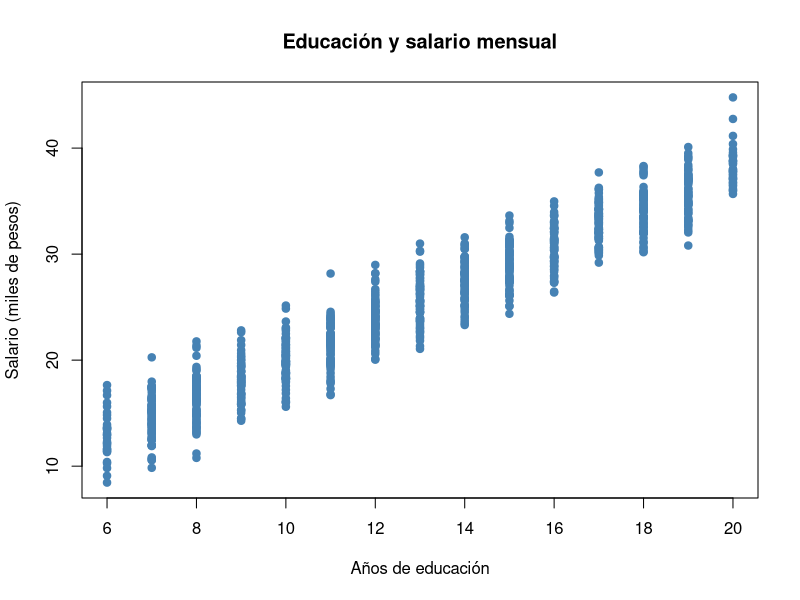

The R source for this figure:
## ---- chunk 1
knitr::opts_chunk$set(echo = TRUE, warnings = FALSE, messages = FALSE, comment = "##")
## ---- chunk 2
# a)
sqrt(225) + 3^4   # 15 + 81 = 96

# b)
1000 %% 7         # 6

# c)
exp(2)            # 7.389
## ---- chunk 3
pib_nominal <- 29700   # miles de millones de pesos corrientes
deflactor   <- 148.3   # índice de precios base 2013 = 100

pib_real <- pib_nominal / (deflactor / 100)
pib_real
## ---- chunk 4
10 == 10            # TRUE  — 10 es igual a 10
10 != 10            # FALSE — 10 sí es igual a 10, así que "distinto" es falso
(5 > 3) & (8 < 5)  # FALSE — 8 < 5 es FALSE, y & requiere que ambas sean TRUE
(5 > 3) | (8 < 5)  # TRUE  — 5 > 3 es TRUE, con | basta una
!(3 > 1)            # FALSE — 3 > 1 es TRUE, la negación lo invierte
## ---- chunk 5
a <- 19500.75
b <- "tasa de desempleo"
c <- FALSE
d <- "2.8"

class(a)   # numeric
class(b)   # character
class(c)   # logical
class(d)   # character — las comillas definen el tipo, no el contenido
## ---- chunk 6
set.seed(42)
paises <- c("México", "Brasil", "Argentina", "Colombia", "Chile", "Perú",
            "Venezuela", "Ecuador", "Bolivia", "Paraguay", "Uruguay",
            "Costa Rica", "Panamá", "Guatemala", "Honduras", "El Salvador",
            "Nicaragua", "Cuba", "República Dominicana", "Jamaica")

desempleo <- round(runif(n = 20, min = 2.0, max = 15.0), 1)

# a) Promedio
mean(desempleo)

# b) Cuántos países superan el promedio
sum(desempleo > mean(desempleo))

# c) Países con desempleo menor a 7%
paises[desempleo < 7]

# d) Vector lógico
alto_desempleo <- desempleo > 10
alto_desempleo
## ---- chunk 7
set.seed(7)
n <- 30

paises_macro <- c("México", "Brasil", "Argentina", "Colombia", "Chile", "Perú",
                  "Venezuela", "Ecuador", "Bolivia", "Paraguay", "Uruguay",
                  "Costa Rica", "Panamá", "Guatemala", "Honduras", "El Salvador",
                  "Nicaragua", "Cuba", "Rep. Dominicana", "Jamaica",
                  "Trinidad y Tobago", "Bahamas", "Haití", "Belice", "Guyana",
                  "Surinam", "Barbados", "Santa Lucía", "Granada", "Dominica")

macro <- data.frame(
  pais      = paises_macro,
  pib       = round(runif(n, min = 50,  max = 2500), 1),
  inflacion = round(runif(n, min = 1.5, max = 50.0), 1),
  desempleo = round(runif(n, min = 2.0, max = 18.0), 1)
)

# a) Resumen estadístico
summary(macro)

# b) Columna inflacion_alta
macro$inflacion_alta <- macro$inflacion > 10

# c) Países con desempleo menor a 8%
desempleo_bajo <- macro[macro$desempleo < 8, ]
desempleo_bajo

# d) Inflación alta Y desempleo menor a 8%
nrow(macro[macro$inflacion_alta == TRUE & macro$desempleo < 8, ])
## ---- chunk 8
set.seed(123)

n         <- 1000
educacion <- round(runif(n, min = 6, max = 20), 0)
error     <- rnorm(n, mean = 0, sd = 2)
salario   <- 2 + 1.8 * educacion + error

plot(educacion, salario,
     main = "Educación y salario mensual",
     xlab = "Años de educación",
     ylab = "Salario (miles de pesos)",
     pch  = 19, col = "steelblue")

X <- matrix(c(rep(1, n), educacion), nrow = n, ncol = 2)
colnames(X) <- c("constante", "educacion")
y <- matrix(salario, nrow = n)

# a) X'X y su inversa
XtX     <- t(X) %*% X
XtX_inv <- solve(XtX)

XtX
XtX_inv

# b) X'y
Xty <- t(X) %*% y
Xty

# c) Beta
beta_hat <- XtX_inv %*% Xty
beta_hat
## ---- chunk 9
# Fijamos la semilla para que los datos sean reproducibles
set.seed(2026)

# Número de selecciones en el Mundial
num_selecciones <- 32

# Nombres de los grupos (8 grupos, 4 equipos cada uno)
grupos <- c("Grupo A", "Grupo B", "Grupo C", "Grupo D",
            "Grupo E", "Grupo F", "Grupo G", "Grupo H")

# Data frame con estadísticas simuladas de cada selección
mundial <- data.frame(
  seleccion     = paste0("Selección_", 1:num_selecciones),   # nombre de cada equipo
  goles_favor   = round(runif(num_selecciones, 0, 15)),       # goles anotados
  goles_contra  = round(runif(num_selecciones, 0, 15)),       # goles recibidos
  ranking_fifa  = round(runif(num_selecciones, 1, 32)),       # posición en ranking FIFA
  grupo         = rep(grupos, each = 4)                       # grupo al que pertenece
)

# Diferencia de goles (goles a favor menos goles en contra)
mundial$dif_goles <- mundial$goles_favor - mundial$goles_contra

# Variable binaria: 1 si el equipo terminó con diferencia de goles positiva
mundial$diferencia_positiva <- ifelse(mundial$dif_goles > 0, 1, 0)

# Ordenar de mayor a menor goles a favor
mundial_ordenado <- mundial[order(-mundial$goles_favor), ]

# Quedarnos con los 8 equipos más goleadores
top_8 <- mundial_ordenado[1:8, ]

# Promedio y desviación estándar de goles del top 8
goles_promedio <- mean(top_8$goles_favor)
goles_sd       <- sd(top_8$goles_favor)

# Z-score de goles dentro del top 8
top_8$goles_zscore <- (top_8$goles_favor - goles_promedio) / goles_sd

# Resultados finales
cat("Promedio de goles (top 8):", round(goles_promedio, 2), "\n")
cat("Equipo más goleador:", top_8$seleccion[1], "con", top_8$goles_favor[1], "goles\n")
